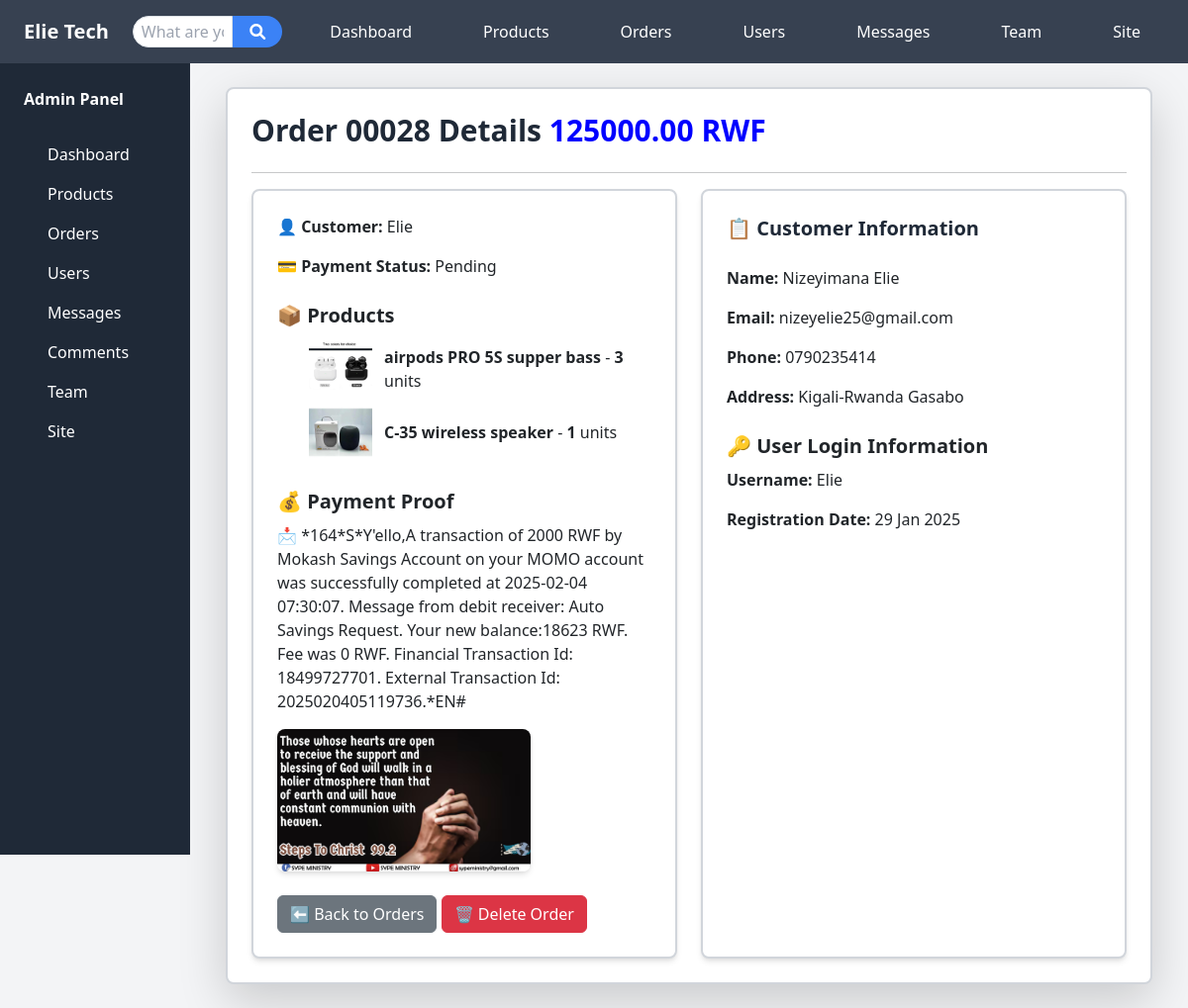
Page /admin_order/28/ on the earlier database version.
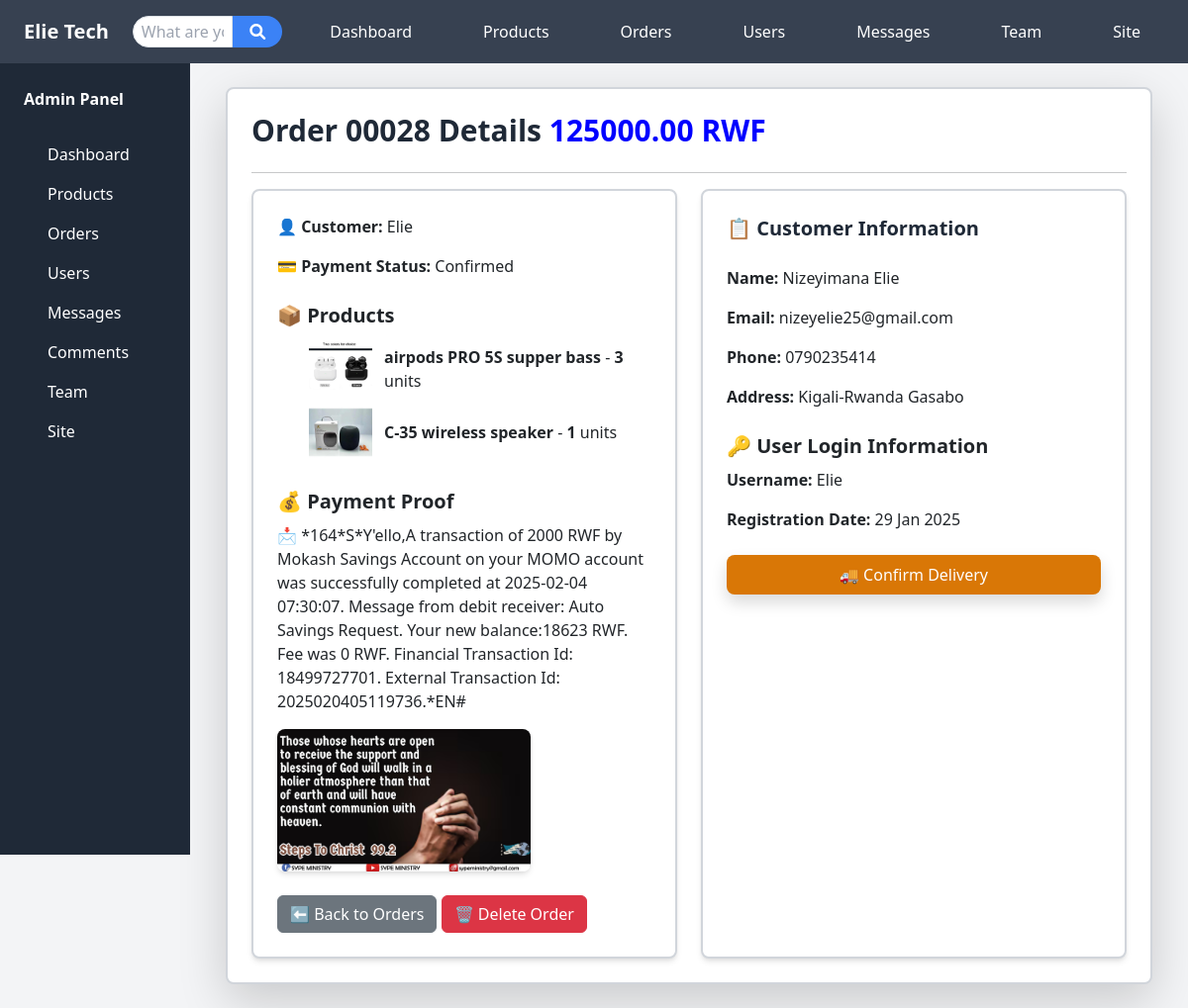
Same page on the later database version.
### store/models.py (models this page shows, shortened)
class Order(models.Model):
    customer = models.ForeignKey('Customer', on_delete=models.CASCADE)
    total_price = models.DecimalField(max_digits=10, decimal_places=2)
    ordered_at = models.DateTimeField(auto_now_add=True)
    delivery_status = models.CharField(max_length=100, choices=[('Pending', 'Pending'), ('Shipped', 'Shipped'), ('Delivered', 'Delivered')], default='Pending')
    payment_message = models.TextField(blank=True, null=True)
    payment_image = models.ImageField(upload_to='payment_images/', blank=True, null=True)
    payment_status = models.CharField(
        choices=[('Pending', 'Pending'), ('Confirmed', 'Confirmed')],
        default='Pending', max_length=10
    )

class Customer(models.Model):
    user = models.OneToOneField(User, on_delete=models.CASCADE)
    phone_number = models.CharField(max_length=15)
    address = models.TextField()
    profile_picture = models.ImageField(upload_to='profile_pictures/', default='profile_pictures/profile.png', blank=True)

class OrderItem(models.Model):
    order = models.ForeignKey(Order, related_name='order_items', on_delete=models.CASCADE)
    product = models.ForeignKey('Product', on_delete=models.CASCADE)
    quantity = models.PositiveIntegerField()
    subtotal = models.DecimalField(max_digits=10, decimal_places=2)

class Product(models.Model):
    CATEGORY_CHOICES = [
        ('accessories', 'Accessories & Gadgets'),
        ("smartphones", "Smartphones & Accessories"),
        ("laptops", "Laptops & Computers"),
        ("tv_entertainment", "TVs & Home Entertainment"),
        ("audio", "Audio & Headphones"),
        ("gaming", "Gaming & Accessories"),
        ("cameras", "Cameras & Photography"),
        ("wearables", "Wearables & Smartwatches"),
        ("home_appliances", "Home Appliances"),
        ("networking", "Networking & Internet"),
        ("power", "Power & Batteries"),
        ("drones", "Drones & RC Gadgets"),
        ("diy", "DIY Electronics & Components"),
        ("office", "Office & Stationery Tech"),
        ("car_electronics", "Car Electronics"),
        ("security", "Security & Surveillance"),
        ("software", "Software & Apps"),
        ("other", "Other Electronics"),
    ]
    name = models.CharField(max_length=100)
    description = models.TextField()
    price = models.DecimalField(max_digits=10, decimal_places=0, default=0.0)
    expected_price = models.DecimalField(max_digits=10, decimal_places=2, default=0.0)
    stock = models.PositiveIntegerField(default=0)
    created_at = models.DateTimeField(auto_now_add=True)
    likes = models.ManyToManyField(User, related_name="liked_products", blank=True)
    comments = models.ManyToManyField(User, through="Comment", related_name="commented_products", blank=True)
    category = models.CharField(max_length=50, choices=CATEGORY_CHOICES, default="accessories")  # Category Field

class ProductImage(models.Model):
    product = models.ForeignKey(Product, related_name="product_images", on_delete=models.CASCADE)
    image = models.ImageField(upload_to='products/')
    main_image = models.BooleanField(default=False)

### store/views.py (the view)
# urls.py: path('admin_order/<int:order_id>/', views.admin_order_detail, name='admin_order_detail'),
def admin_order_detail(request, order_id):
    order = get_object_or_404(Order, id=order_id)
    return render(request, 'admin/order_detail.html', {'order': order})

### store/context_processors.py (called while the page is built)
def unread_message_count(request):
    unread_count = 0
    if request.user.is_authenticated:
        unread_count = Message.objects.filter(
            recipient=request.user,  # <-- Fix here
            is_read=False
        ).count()
    return {'unread_message_count': unread_count}

### templates/admin/order_detail.html (shortened to what this page needs)
{% extends 'admin/base.html' %}
{% block content %}
<div class="bg-white rounded-lg shadow-lg p-6 border-2 border-gray-300">
    <h2 class="text-3xl font-bold mb-6 text-gray-800">Order 000{{ order.id }} Details   <strong style=" color:blue" >{{ order.total_price }} RWF</strong></h2>
    <hr>
    <div class="grid grid-cols-1 lg:grid-cols-2 gap-6">
        <div class="bg-white border-2 border-gray-300 p-6 rounded-lg shadow-md">
            <p><strong>👤 Customer:</strong> {{ order.customer.user.username }}</p>
            <p><strong>💳 Payment Status:</strong> {{ order.payment_status }}</p>
            <h3 class="text-xl font-bold mt-4">📦 Products</h3>
            <ul>
                {% for item in order.order_items.all %}
                    <li class="flex items-center space-x-3">
                        {% if item.product.product_images.all %}
                            <img src="{{ item.product.product_images.first.image.url }}"
                                 alt="{{ item.product.name }}"
                                 class="w-16 h-16 object-cover rounded-md">
                        {% else %}
                            <span class="w-16 h-16 bg-gray-300 rounded-md flex items-center justify-center text-sm text-gray-500">
                                No Image
                            </span>
                        {% endif %}
                        <div>
                            <strong>{{ item.product.name }}</strong> -
                            <span class="font-semibold">{{ item.quantity }}</span> units
                        </div>
                    </li>
                {% endfor %}
            </ul>
            <h3 class="text-xl font-bold mt-4">💰 Payment Proof</h3>
            {% if order.payment_message %}
                <p>📩 {{ order.payment_message }}</p>
            {% else %}
                <p class="text-gray-600 italic">⚠️ No payment message provided.</p>
            {% endif %}
            {% if order.payment_image %}
                <img src="{{ order.payment_image.url }}" alt="Payment Image" class="w-64 rounded-lg shadow-md mt-3">
            {% else %}
                <p class="text-gray-600 italic">⚠️ No payment image provided.</p>
            {% endif %}
            <div class="mt-6">
                <a href="{% url 'admin_orders' %}" class="btn btn-secondary">⬅️ Back to Orders</a>
                <form action="{% url 'delete_order' order.id %}" method="post" style="display:inline;">
                    <button type="submit" class="btn btn-danger" onclick="return confirm('Are you sure?')">🗑️ Delete Order</button>
                </form>
            </div>
        </div>
        <div class="bg-white border-2 border-gray-300 p-6 rounded-lg shadow-md">
            <h3 class="text-xl font-bold mb-4 text-gray-800">📋 Customer Information</h3>
            <p><strong>Name:</strong> {{ order.customer.user.first_name }} {{ order.customer.user.last_name }}</p>
            <p><strong>Email:</strong> {{ order.customer.user.email }}</p>
            <p><strong>Phone:</strong> {{ order.customer.phone_number }}</p>
            <p><strong>Address:</strong> {{ order.customer.address }}</p>
            <h3 class="text-xl font-bold mt-4">🔑 User Login Information</h3>
            <p><strong>Username:</strong> {{ order.customer.user.username }}</p>
            <p><strong>Registration Date:</strong> {{ order.customer.user.date_joined|date:"d M Y" }}</p>
            {% if order.payment_status == 'Confirmed' %}
                {% if order.delivery_status != 'Delivered' %}
                    <div class="mt-4">
                        <form method="post" action="{% url 'confirm_delivery' order.id %}">
                            <button type="submit"
                                    class="bg-yellow-600 text-white px-4 py-2 rounded-lg shadow hover:bg-yellow-700 transition duration-300 w-full md:w-full">
                                🚚 Confirm Delivery
                            </button>
                        </form>
                    </div>
                {% else %}
                    <div class="mt-4">
                        <span class="px-3 py-1 inline-flex text-sm font-semibold rounded-full bg-green-200 text-green-800">
                            ✅ Delivered
                        </span>
                    </div>
                {% endif %}
            {% endif %}
        </div>
    </div>
</div>
{% endblock %}

### templates/admin/base.html (shortened to what this page needs)
<!DOCTYPE html>
<html lang="en">
<head>
    <link href="https://cdn.jsdelivr.net/npm/tailwindcss@2.2.19/dist/tailwind.min.css" rel="stylesheet">
    <link rel="stylesheet" href="https://cdnjs.cloudflare.com/ajax/libs/font-awesome/6.0.0-beta3/css/all.min.css">
    <link href="https://cdn.jsdelivr.net/npm/bootstrap@5.3.0-alpha1/dist/css/bootstrap.min.css" rel="stylesheet">
</head>
<body class="bg-gray-100">
<nav class="bg-gray-700 text-white p-4 w-full fixed top-0 left-0 z-50 h-16 flex items-center justify-between">
    <span class="text-xl font-bold">Elie Tech</span>
    <form class="hidden lg:flex flex-1 mx-4 justify-center" method="GET" action="{% url 'admin_search' %}">
        <div class="flex w-full max-w-xs">
            <input type="text" name="query" class="w-full h-8 p-2 rounded-l-full text-gray-800 border border-gray-300 focus:outline-none focus:ring-2 focus:ring-blue-500"
                   placeholder="What are you looking for?" value="{{ query }}" required>
            <button type="submit" class="bg-blue-500 w-20 h-8 rounded-r-full text-white hover:bg-blue-600 focus:outline-none focus:ring-2 focus:ring-blue-500 transition duration-300 ease-in-out flex items-center justify-center">
                <i class="fas fa-search"></i>
            </button>
        </div>
    </form>
    <div class="hidden lg:flex space-x-6">
        <a href="{% url 'admin_dashboard' %}" class="nav-link px-4 py-2 hover:bg-gray-600">Dashboard</a>
        <a href="{% url 'admin_products' %}" class="nav-link px-4 py-2 hover:bg-gray-600">Products</a>
        <a href="{% url 'admin_orders' %}" class="nav-link px-4 py-2 hover:bg-gray-600">Orders</a>
        <a href="{% url 'admin_users' %}" class="nav-link px-4 py-2 hover:bg-gray-600">Users</a>
        <a href="{% url 'admin_messages' %}" class="nav-link px-4 py-2 hover:bg-gray-600">Messages</a>
        <a href="{% url 'admin_team' %}" class="nav-link px-4 py-2 hover:bg-gray-600">Team</a>
        <a href="{% url 'product_list' %}" class="nav-link px-4 py-2 text-yellow-400 hover:bg-gray-600">Site</a>
    </div>
</nav>
    <div id="sidebar" class="w-48 bg-gray-800 text-white min-h-screen fixed left-0 top-0 mt-16 lg:block z-40">
        <div class="p-4"><strong>Admin Panel</strong></div>
        <div class="px-4">
            <a href="{% url 'admin_dashboard' %}" class="nav-link block py-2 px-4 hover:bg-gray-700">Dashboard</a>
            <a href="{% url 'admin_products' %}" class="nav-link block py-2 px-4 hover:bg-gray-700">Products</a>
            <a href="{% url 'admin_orders' %}" class="nav-link block py-2 px-4 hover:bg-gray-700">Orders</a>
            <a href="{% url 'admin_users' %}" class="nav-link block py-2 px-4 hover:bg-gray-700">Users</a>
            <a href="{% url 'admin_messages' %}" class="nav-link block py-2 px-4 hover:bg-gray-700">Messages</a>
            <a href="{% url 'admin_comment_list' %}" class="nav-link block py-2 px-4 hover:bg-gray-700">Comments</a>
            <a href="{% url 'admin_team' %}" class="nav-link block py-2 px-4 hover:bg-gray-700">Team</a>
            <a href="{% url 'product_list' %}" class="nav-link block py-2 px-4 text-yellow-400 hover:bg-gray-700">Site</a>
        </div>
    </div><div class="lg:ml-48 p-4 pt-20 mt-16">
    <div class="container mx-auto">
        {% block content %}
        {% endblock %}
    </div>
</div>

Differences in the rows shown:
changed Order "Elie": payment_status "Pending" → "Confirmed"
Other differences:
text now shown: "🚚 Confirm Delivery"
